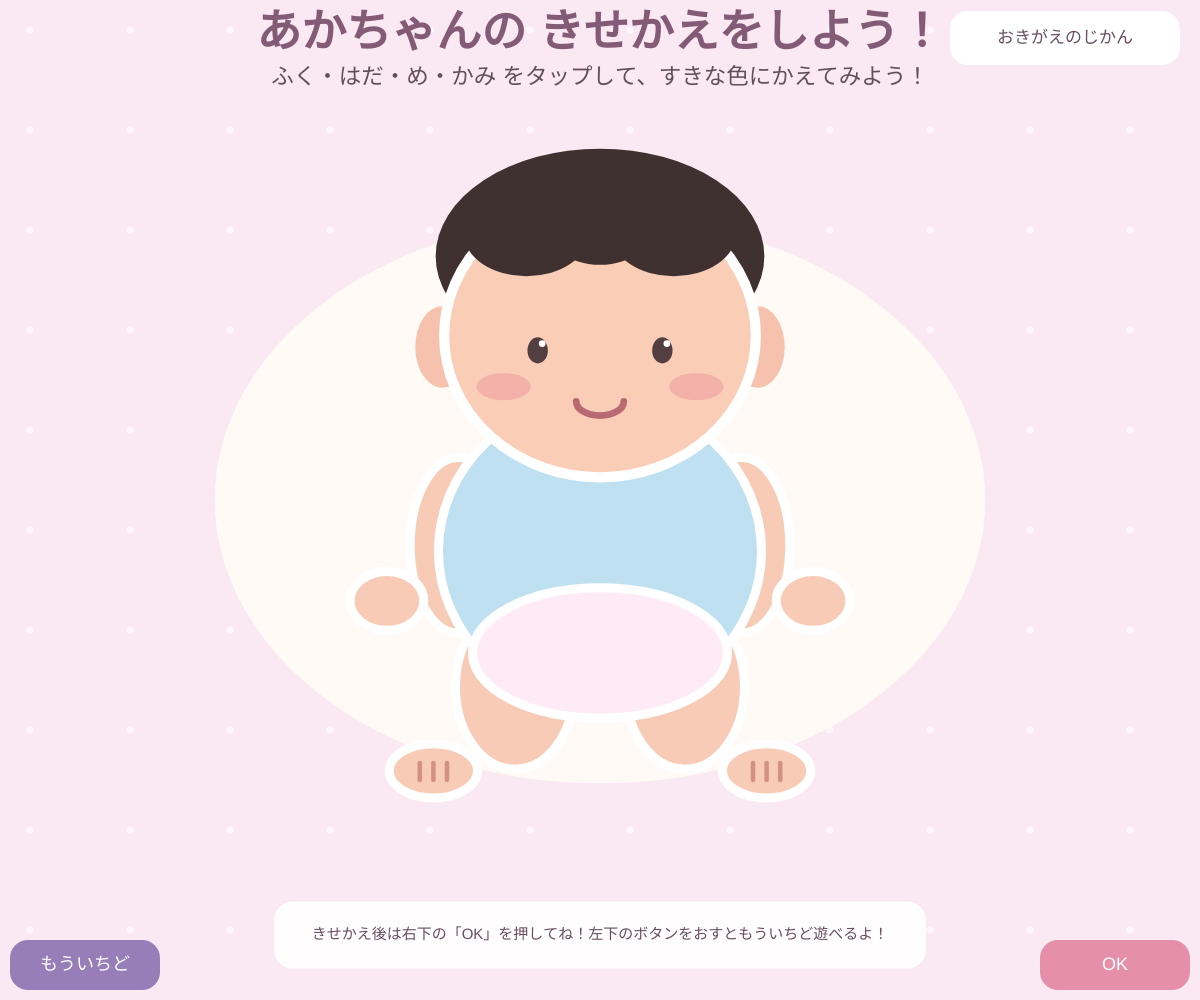
Frame 1 (no input)
Frame 60 (no input): identical to frame 1, image omitted
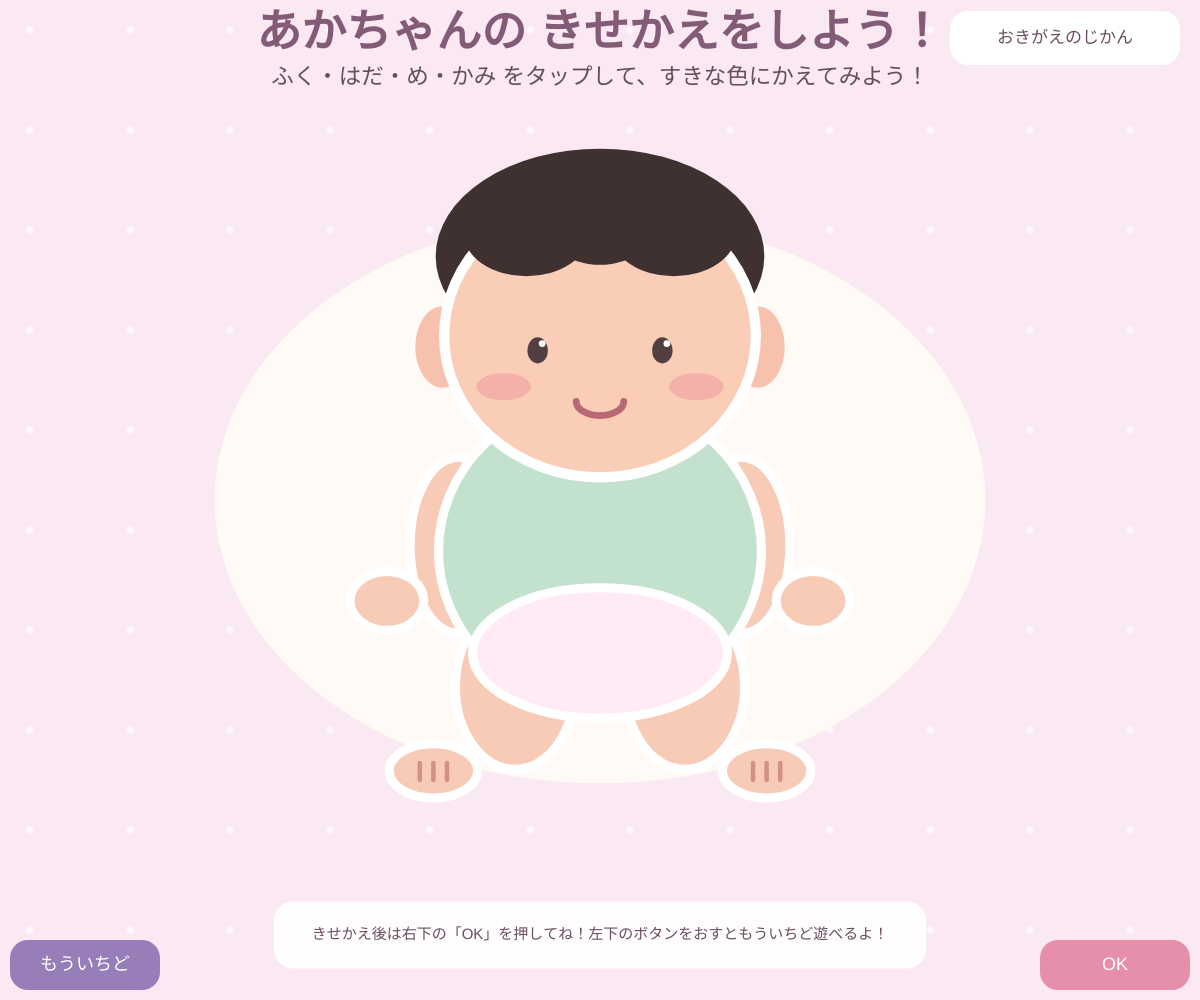
Frame 120 (the mouse pressed at the canvas centre since frame 60)

The p5.js sketch that drew these frames (run headless with seeded random() and noise() and a simulated clock; from frame 60 on, the mouse is pressed at the canvas centre):

// p5.js sketch
// ── sketch.js
// 最終課題　赤ちゃんの着せ替えゲーム

let scaleSize;
let offsetX, offsetY;
let outfitColorIndex = 0;
let skinToneIndex = 0;
let eyeColorIndex = 0;
let hairColorIndex = 0;
let isComplete = false;

const skinTones = [
  { body: [248, 203, 183], face: [250, 205, 183], ear: [246, 194, 174], detail: [210, 145, 130] },
  { body: [111, 72, 54], face: [132, 88, 68], ear: [119, 76, 58], detail: [95, 60, 48] },
  { body: [255, 224, 205], face: [255, 229, 212], ear: [246, 209, 191], detail: [216, 165, 146] }
];

const eyeColors = [
  [83, 63, 65],
  [137, 187, 222],
  [179, 188, 197],
  [126, 81, 57]
];

const hairColors = [
  [63, 49, 48],
  [137, 85, 58],
  [225, 184, 102]
];

const hairAreas = [
  { x: 450, y: 135, w: 290, h: 190 },
  { x: 385, y: 115, w: 110, h: 75 },
  { x: 450, y: 100, w: 105, h: 85 },
  { x: 515, y: 115, w: 110, h: 75 }
];

const outfitColors = [
  [190, 224, 240],
  [195, 226, 205],
  [202, 211, 241],
  [244, 198, 215],
  [246, 224, 173]
];

const outfitAreas = [
  { x: 450, y: 395, w: 285, h: 270 }
];

const faceArea = { x: 450, y: 205, w: 275, h: 250 };
const diaperArea = { x: 450, y: 485, w: 225, h: 115 };
const handAreas = [
  { x: 262, y: 439, w: 65, h: 52 },
  { x: 638, y: 439, w: 65, h: 52 }
];
const skinAreas = [
  { x: 325, y: 390, w: 85, h: 155 },
  { x: 575, y: 390, w: 85, h: 155 },
  { x: 375, y: 515, w: 105, h: 145 },
  { x: 525, y: 515, w: 105, h: 145 },
  { x: 303, y: 589, w: 78, h: 48 },
  { x: 597, y: 589, w: 78, h: 48 },
  ...handAreas
];

function setup() {
  createCanvas(windowWidth, windowHeight);
  textFont("sans-serif");
}

function draw() {
  background(250, 232, 242);

  // 背景の飾り
  noStroke();
  fill(255, 255, 255, 170);
  for (let x = 30; x < width; x += 100) {
    for (let y = 30; y < height; y += 100) {
      circle(x, y, 7);
    }
  }

  // 赤ちゃんの大きさと位置
  scaleSize = min(width / 900, height / 700) * 0.85;
  offsetX = (width - 900 * scaleSize) / 2;
  offsetY = max((height - 700 * scaleSize) / 2, 100 - 40 * scaleSize);

  push();
  translate(offsetX, offsetY);
  scale(scaleSize);
  drawBaby();
  pop();

  drawText();
}

// 赤ちゃんを描く
function drawBaby() {
  const skinTone = skinTones[skinToneIndex];

  // おふとん
  noStroke();
  fill(255, 250, 245);
  ellipse(450, 350, 680, 500);

  // 腕と脚
  stroke(255);
  strokeWeight(8);
  fill(...skinTone.body);
  ellipse(325, 390, 85, 155);
  ellipse(575, 390, 85, 155);
  ellipse(375, 515, 105, 145);
  ellipse(525, 515, 105, 145);
  ellipse(303, 589, 78, 48);
  ellipse(597, 589, 78, 48);

  // 服とおむつ
  fill(...outfitColors[outfitColorIndex]);
  ellipse(450, 395, 285, 270);
  fill(255, 235, 245);
  ellipse(450, 485, 225, 115);

  // 手
  fill(...skinTone.body);
  ellipse(262, 439, 65, 52);
  ellipse(638, 439, 65, 52);

  // 足の指
  stroke(...skinTone.detail);
  strokeWeight(4);
  for (let i = -1; i <= 1; i++) {
    line(303 + i * 12, 582, 303 + i * 12, 597);
    line(597 + i * 12, 582, 597 + i * 12, 597);
  }

  // 髪と耳
  noStroke();
  fill(...hairColors[hairColorIndex]);
  ellipse(450, 135, 290, 190);
  fill(...skinTone.ear);
  ellipse(311, 215, 48, 72);
  ellipse(589, 215, 48, 72);

  // 顔
  stroke(255);
  strokeWeight(9);
  fill(...skinTone.face);
  ellipse(450, 205, 275, 250);

  // 前髪
  noStroke();
  fill(...hairColors[hairColorIndex]);
  ellipse(385, 115, 110, 75);
  ellipse(450, 100, 105, 85);
  ellipse(515, 115, 110, 75);

  // 目
  fill(...eyeColors[eyeColorIndex]);
  ellipse(395, 218, 18, 23);
  ellipse(505, 218, 18, 23);

  fill(255);
  circle(399, 212, 6);
  circle(509, 212, 6);

  // ほっぺ
  noStroke();
  fill(238, 151, 157, 130);
  ellipse(365, 250, 48, 24);
  ellipse(535, 250, 48, 24);

  // 口
  noFill();
  stroke(185, 105, 116);
  strokeWeight(6);
  arc(450, 263, 42, 25, 0, Math.PI);
}

// 画面の文字
function drawText() {

  fill(132, 91, 119);
  noStroke();
  textAlign("center", "center");
  textStyle("bold");
  textSize(45);
  text("あかちゃんの きせかえをしよう！", width / 2, 35);

  textStyle("normal");
  textSize(22.5);
  fill(100, 78, 91);
  text("ふく・はだ・め・かみ をタップして、すきな色にかえてみよう！", width / 2, 78);

  // 説明パネル
  fill(255, 255, 255, 235);
  stroke(255);
  strokeWeight(2);
  rectMode("center");
  rect(width / 2, height - 65, min(width - 30, 650), 65, 18);

  noStroke();
  fill(105, 78, 96);
  textSize(15);

  text("きせかえ後は右下の「OK」を押してね！左下のボタンをおすともういちど遊べるよ！", width / 2, height - 65);

  // ゲームの案内
  fill(255);
  noStroke();
  rect(width - 135, 38, 230, 54, 18);

  fill(105, 78, 96);
  textSize(17);
  text("おきがえのじかん", width - 135, 38);

  // コーデをリセットするボタン
  fill(151, 126, 184);
  rect(85, height - 35, 150, 50, 18);

  fill(255);
  textSize(18);
  text("もういちど", 85, height - 35);

  fill(230, 143, 171);
  rect(width - 85, height - 35, 150, 50, 18);

  fill(255);
  text("OK", width - 85, height - 35);

  if (isComplete) {
    drawThankYouBubble();
  }
}

function isInOutfit(x, y) {
  return outfitAreas.some((area) => pointInEllipse(x, y, area)) &&
    !pointInEllipse(x, y, faceArea) &&
    !pointInEllipse(x, y, diaperArea) &&
    !handAreas.some((area) => pointInEllipse(x, y, area));
}

function isInSkin(x, y) {
  return skinAreas.some((area) => pointInEllipse(x, y, area)) &&
    !pointInEllipse(x, y, faceArea) &&
    !isInOutfit(x, y);
}

function isInHair(x, y) {
  const [head, ...bangs] = hairAreas;
  return bangs.some((area) => pointInEllipse(x, y, area)) ||
    (pointInEllipse(x, y, head) && !pointInEllipse(x, y, faceArea));
}

function pointInEllipse(x, y, area) {
  const dx = (x - area.x) / (area.w / 2);
  const dy = (y - area.y) / (area.h / 2);
  return dx * dx + dy * dy <= 1;
}

function drawThankYouBubble() {
  const bubbleWidth = min(260, width - 24);
  const bubbleX = constrain(
    offsetX + 115 * scaleSize,
    bubbleWidth / 2 + 12,
    width - bubbleWidth / 2 - 12
  );
  const bubbleY = max(offsetY + 155 * scaleSize, 130);

  noStroke();
  fill(255);
  triangle(
    bubbleX + bubbleWidth * 0.38, bubbleY + 18,
    bubbleX + bubbleWidth * 0.43, bubbleY + 34,
    bubbleX + bubbleWidth * 0.48, bubbleY + 30
  );
  rect(bubbleX, bubbleY, bubbleWidth, 74, 20);

  fill(132, 91, 119);
  textAlign("center", "center");
  textSize(18);
  text("かわいくしてくれて\nありがとう！", bubbleX, bubbleY);
}

function mousePressed() {

  // コーデを最初の状態に戻す
  if (mouseX >= 10 && mouseX <= 160 && mouseY >= height - 60 && mouseY <= height - 10) {
    outfitColorIndex = 0;
    skinToneIndex = 0;
    eyeColorIndex = 0;
    hairColorIndex = 0;
    isComplete = false;
    return;
  }

  if (mouseX >= width - 160 && mouseX <= width - 10 &&
      mouseY >= height - 60 && mouseY <= height - 10) {
    isComplete = true;
    return;
  }

  const x = (mouseX - offsetX) / scaleSize;
  const y = (mouseY - offsetY) / scaleSize;

  if (dist(x, y, 395, 218) < 18 || dist(x, y, 505, 218) < 18) {
    eyeColorIndex = (eyeColorIndex + 1) % eyeColors.length;
  } else if (isInHair(x, y)) {
    hairColorIndex = (hairColorIndex + 1) % hairColors.length;
  } else if (pointInEllipse(x, y, faceArea)) {
    skinToneIndex = (skinToneIndex + 1) % skinTones.length;
  } else if (isInOutfit(x, y)) {
    outfitColorIndex = (outfitColorIndex + 1) % outfitColors.length;
  } else if (isInSkin(x, y)) {
    skinToneIndex = (skinToneIndex + 1) % skinTones.length;
  }
}

function windowResized() {
  resizeCanvas(windowWidth, windowHeight);
}
